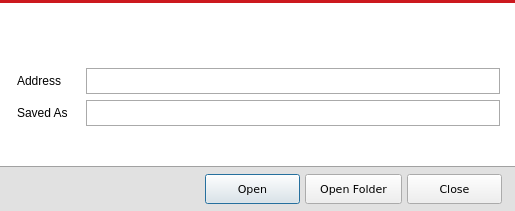
<?xml version="1.0" encoding="UTF-8"?>
<ui version="4.0">
 <class>FinishedDialog</class>
 <widget class="QDialog" name="FinishedDialog">
  <property name="geometry">
   <rect>
    <x>0</x>
    <y>0</y>
    <width>515</width>
    <height>211</height>
   </rect>
  </property>
  <property name="windowTitle">
   <string>Dialog</string>
  </property>
  <property name="windowIcon">
   <iconset resource="icons.qrc">
    <normaloff>:/app_icon/icon/app_icon.png</normaloff>:/app_icon/icon/app_icon.png</iconset>
  </property>
  <property name="styleSheet">
   <string notr="true">QDialog#FinishedDialog {
	background: #e1e1e1; 
    border-top: 3px solid #cc181e;
}

QLineEdit {
	border: 1px solid #aaa;
    padding: 4px;
}</string>
  </property>
  <layout class="QVBoxLayout" name="verticalLayout_4">
   <property name="spacing">
    <number>0</number>
   </property>
   <property name="leftMargin">
    <number>0</number>
   </property>
   <property name="topMargin">
    <number>3</number>
   </property>
   <property name="rightMargin">
    <number>0</number>
   </property>
   <property name="bottomMargin">
    <number>0</number>
   </property>
   <item>
    <widget class="QWidget" name="widget" native="true">
     <property name="styleSheet">
      <string notr="true">QWidget#widget {
	background: white; 
	border-bottom: 1px solid #a1a1a1;
}
</string>
     </property>
     <layout class="QVBoxLayout" name="verticalLayout_3">
      <property name="rightMargin">
       <number>15</number>
      </property>
      <item>
       <layout class="QHBoxLayout" name="horizontalLayout">
        <item>
         <widget class="QLabel" name="file_icon">
          <property name="minimumSize">
           <size>
            <width>50</width>
            <height>50</height>
           </size>
          </property>
          <property name="maximumSize">
           <size>
            <width>100</width>
            <height>100</height>
           </size>
          </property>
          <property name="text">
           <string/>
          </property>
         </widget>
        </item>
        <item>
         <widget class="QLabel" name="lbl_filename">
          <property name="maximumSize">
           <size>
            <width>800</width>
            <height>16777215</height>
           </size>
          </property>
          <property name="font">
           <font>
            <family>Tahoma</family>
           </font>
          </property>
          <property name="styleSheet">
           <string notr="true">padding: 5px; </string>
          </property>
          <property name="text">
           <string/>
          </property>
         </widget>
        </item>
        <item>
         <spacer name="horizontalSpacer_3">
          <property name="orientation">
           <enum>Qt::Horizontal</enum>
          </property>
          <property name="sizeHint" stdset="0">
           <size>
            <width>40</width>
            <height>20</height>
           </size>
          </property>
         </spacer>
        </item>
       </layout>
      </item>
      <item>
       <layout class="QHBoxLayout" name="horizontalLayout_2">
        <item>
         <layout class="QVBoxLayout" name="verticalLayout">
          <item>
           <widget class="QLabel" name="label">
            <property name="font">
             <font>
              <family>Tahoma</family>
             </font>
            </property>
            <property name="styleSheet">
             <string notr="true">padding: 5px;</string>
            </property>
            <property name="text">
             <string>Address </string>
            </property>
           </widget>
          </item>
          <item>
           <widget class="QLabel" name="label_2">
            <property name="font">
             <font>
              <family>Tahoma</family>
             </font>
            </property>
            <property name="styleSheet">
             <string notr="true">padding: 5px;</string>
            </property>
            <property name="text">
             <string>Saved As </string>
            </property>
           </widget>
          </item>
         </layout>
        </item>
        <item>
         <layout class="QVBoxLayout" name="verticalLayout_2">
          <item>
           <widget class="QLineEdit" name="le_url">
            <property name="readOnly">
             <bool>true</bool>
            </property>
           </widget>
          </item>
          <item>
           <widget class="QLineEdit" name="le_saved_path">
            <property name="readOnly">
             <bool>true</bool>
            </property>
           </widget>
          </item>
         </layout>
        </item>
       </layout>
      </item>
      <item>
       <spacer name="verticalSpacer">
        <property name="orientation">
         <enum>Qt::Vertical</enum>
        </property>
        <property name="sizeHint" stdset="0">
         <size>
          <width>20</width>
          <height>40</height>
         </size>
        </property>
       </spacer>
      </item>
     </layout>
    </widget>
   </item>
   <item>
    <layout class="QHBoxLayout" name="horizontalLayout_3">
     <property name="topMargin">
      <number>7</number>
     </property>
     <property name="rightMargin">
      <number>8</number>
     </property>
     <property name="bottomMargin">
      <number>7</number>
     </property>
     <item>
      <spacer name="horizontalSpacer">
       <property name="orientation">
        <enum>Qt::Horizontal</enum>
       </property>
       <property name="sizeHint" stdset="0">
        <size>
         <width>40</width>
         <height>20</height>
        </size>
       </property>
      </spacer>
     </item>
     <item>
      <widget class="QPushButton" name="btn_open">
       <property name="sizePolicy">
        <sizepolicy hsizetype="Maximum" vsizetype="Fixed">
         <horstretch>0</horstretch>
         <verstretch>0</verstretch>
        </sizepolicy>
       </property>
       <property name="minimumSize">
        <size>
         <width>100</width>
         <height>0</height>
        </size>
       </property>
       <property name="font">
        <font>
         <family>Verdana</family>
         <pointsize>8</pointsize>
        </font>
       </property>
       <property name="styleSheet">
        <string notr="true">padding: 7px 14px;
margin-right: 5px; </string>
       </property>
       <property name="text">
        <string>Open</string>
       </property>
      </widget>
     </item>
     <item>
      <widget class="QPushButton" name="btn_openFolder">
       <property name="sizePolicy">
        <sizepolicy hsizetype="Maximum" vsizetype="Fixed">
         <horstretch>0</horstretch>
         <verstretch>0</verstretch>
        </sizepolicy>
       </property>
       <property name="minimumSize">
        <size>
         <width>100</width>
         <height>0</height>
        </size>
       </property>
       <property name="font">
        <font>
         <family>Verdana</family>
         <pointsize>8</pointsize>
        </font>
       </property>
       <property name="styleSheet">
        <string notr="true">padding: 7px 14px;
margin-right: 5px; </string>
       </property>
       <property name="text">
        <string>Open Folder</string>
       </property>
      </widget>
     </item>
     <item>
      <widget class="QPushButton" name="cancel">
       <property name="sizePolicy">
        <sizepolicy hsizetype="Maximum" vsizetype="Fixed">
         <horstretch>0</horstretch>
         <verstretch>0</verstretch>
        </sizepolicy>
       </property>
       <property name="minimumSize">
        <size>
         <width>100</width>
         <height>0</height>
        </size>
       </property>
       <property name="font">
        <font>
         <family>Verdana</family>
         <pointsize>8</pointsize>
        </font>
       </property>
       <property name="styleSheet">
        <string notr="true">padding: 7px 14px;
margin-right: 5px; </string>
       </property>
       <property name="text">
        <string>Close</string>
       </property>
      </widget>
     </item>
    </layout>
   </item>
  </layout>
 </widget>
 <resources>
  <include location="icons.qrc"/>
 </resources>
 <connections/>
</ui>
